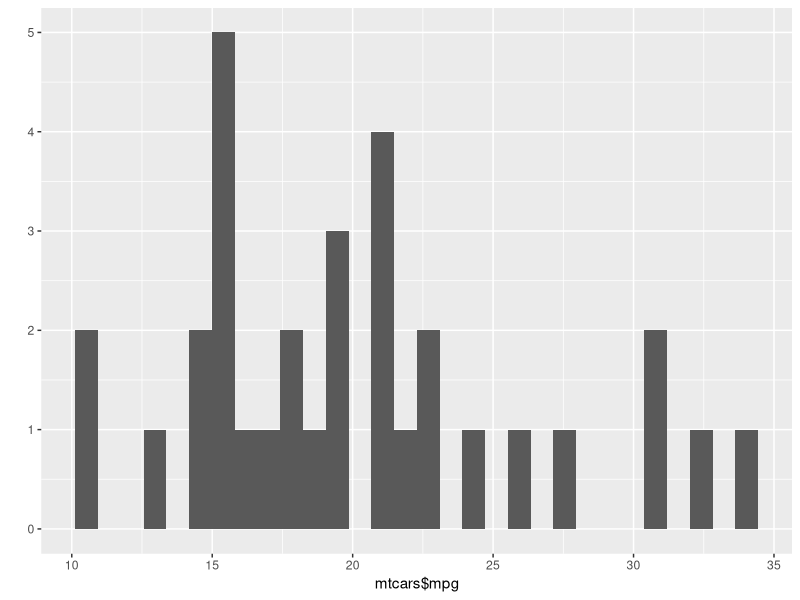
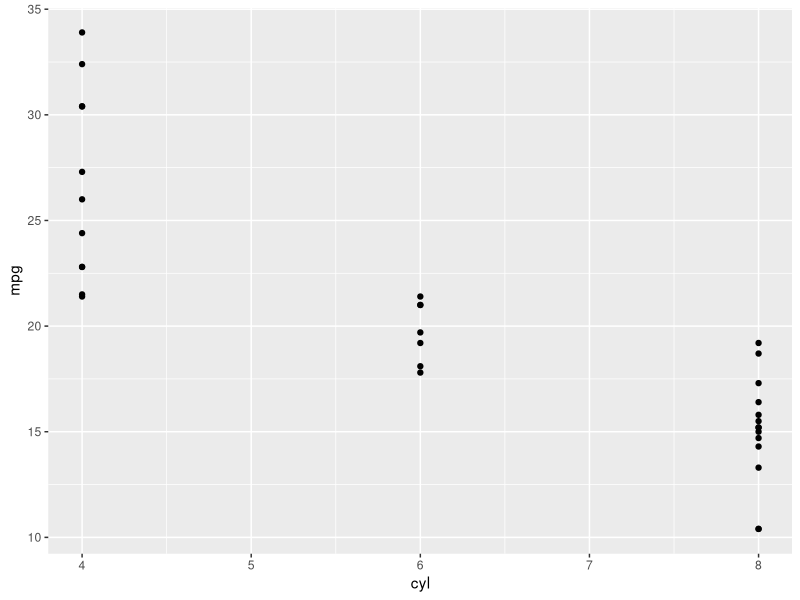
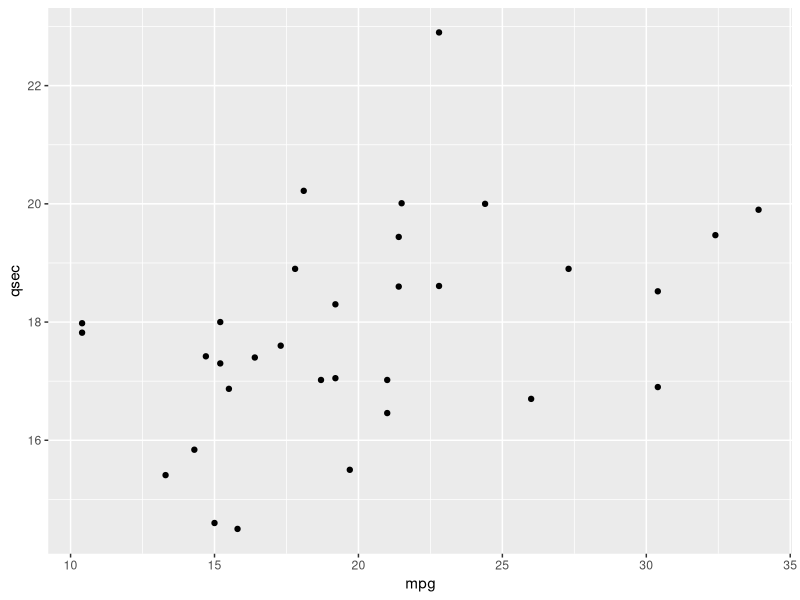
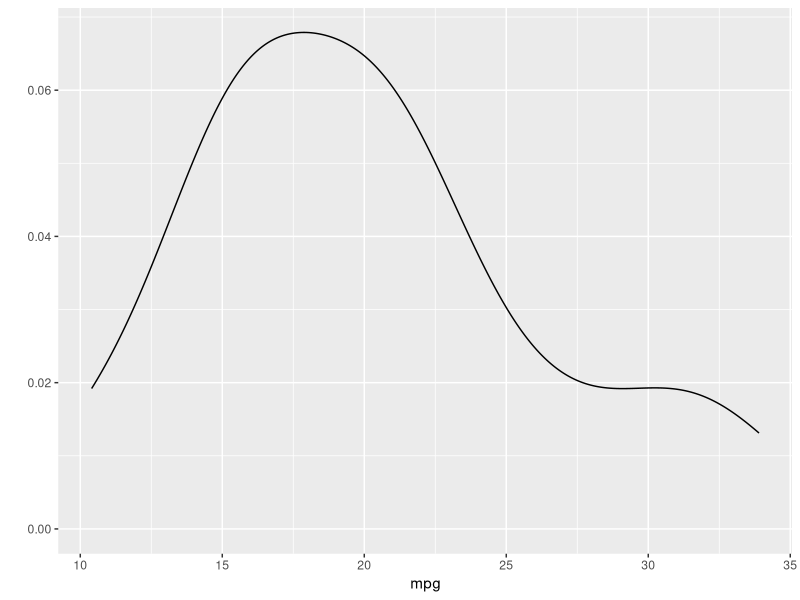
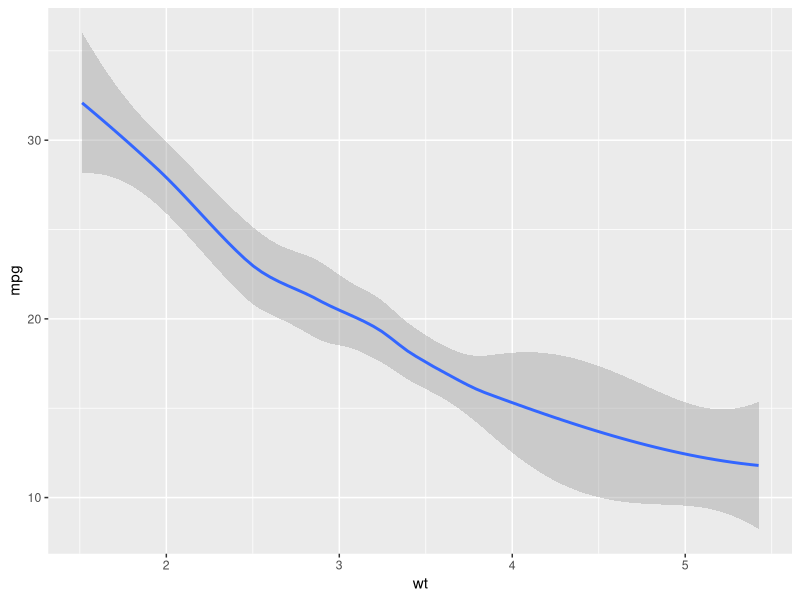
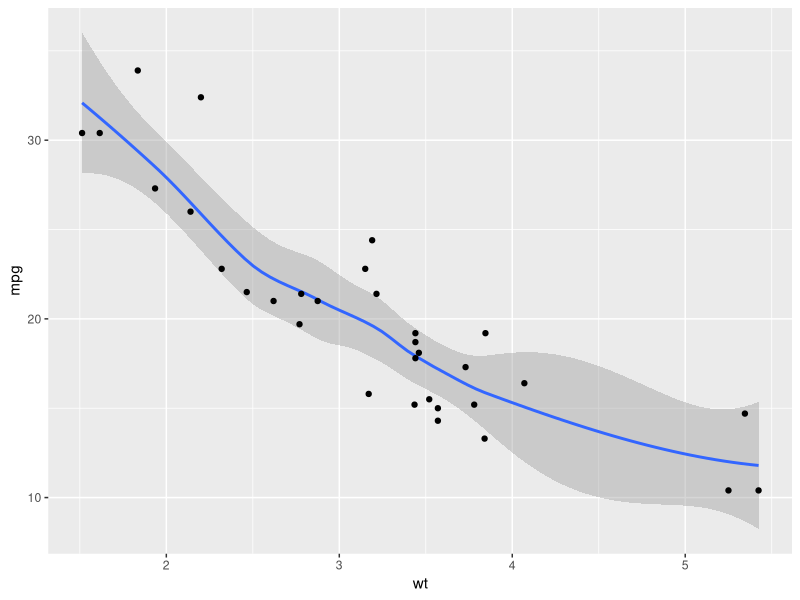
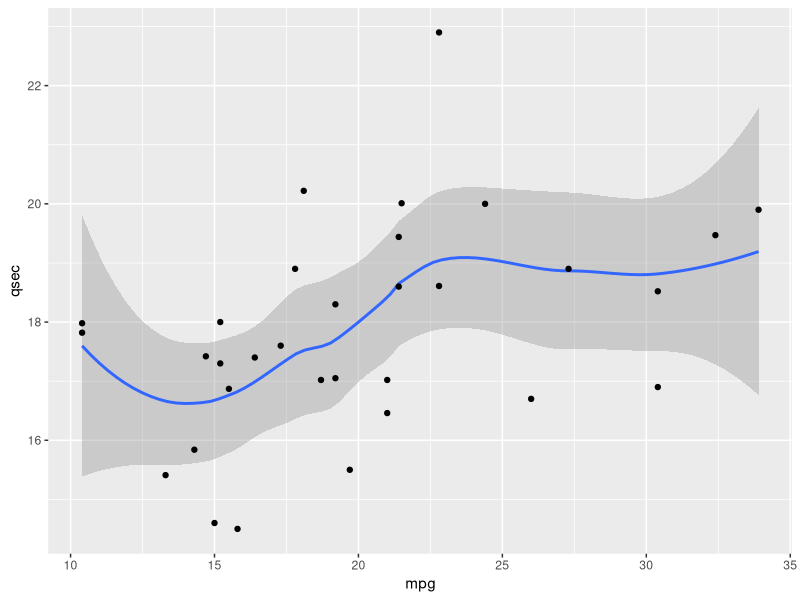
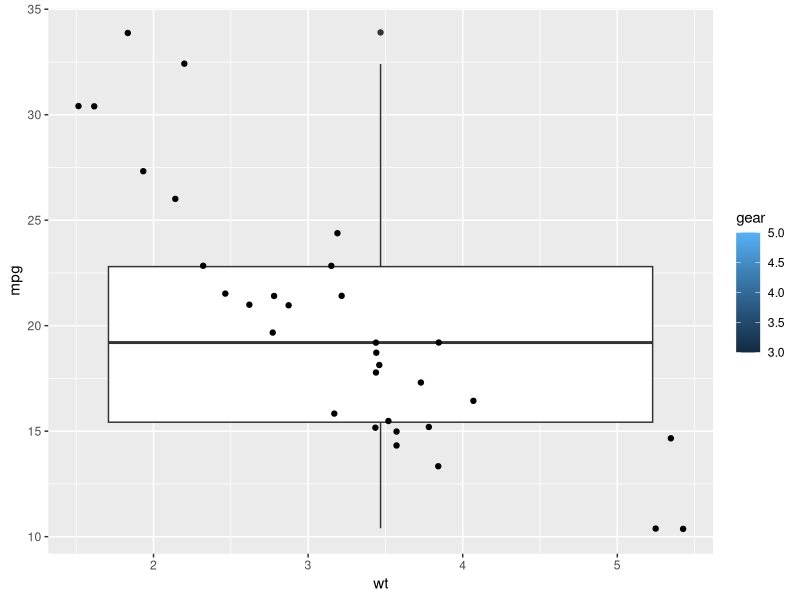

The R source for these figures, in order:
library(ggplot2)

# mtcars = test data set.
qplot(mtcars$mpg)

qplot(cyl, mpg, data=mtcars)
qplot(mpg, qsec, data=mtcars)

qplot(mpg, data=mtcars, geom="density")     # Line Graph
qplot(wt, mpg, data=mtcars, geom="smooth")  # Smooth Line (Ribbon)

qplot(wt, mpg, data=mtcars, geom=c("smooth", "point"))  # Smooth Line (Ribbon)
qplot(mpg, qsec, data=mtcars, geom=c("smooth", "point"))  # Smooth Line (Ribbon)

qplot(wt, mpg, data=mtcars, geom=c("boxplot", "jitter"), fill=gear)

# Make a copy of mtcars
mtCars2 <- mtcars
mtCars2$cyl <- factor(mtcars$cyl, levels=c(4,6,8), labels=c("4cyl", "6cyl", "8cyl"))

mtcars$cyl
mtCars2$cyl  # Replaced 4 = 4cyl, 6 = 6cyl, 8 = 8cyl -- did this above

# Various of the same general plot
qplot(cyl, mpg, data=mtCars2, geom="boxplot")
qplot(cyl, mpg, data=mtCars2, geom=c("boxplot", "jitter"), fill=gear)
qplot(cyl, mpg, data=mtCars2, geom=c("boxplot", "jitter"), fill=gear)
qplot(cyl, mpg, data=mtCars2, geom=c("boxplot", "jitter"), fill=cyl)
